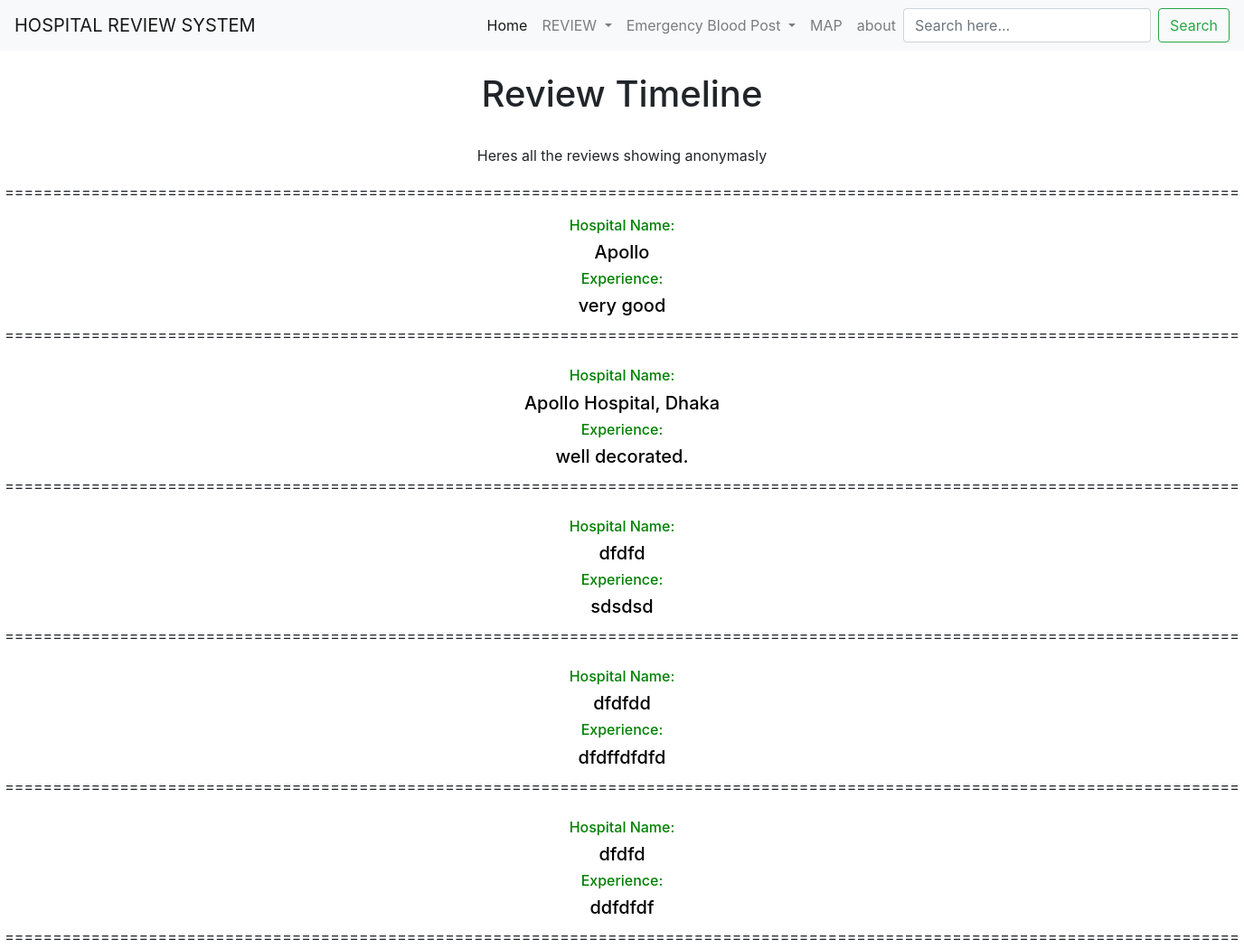
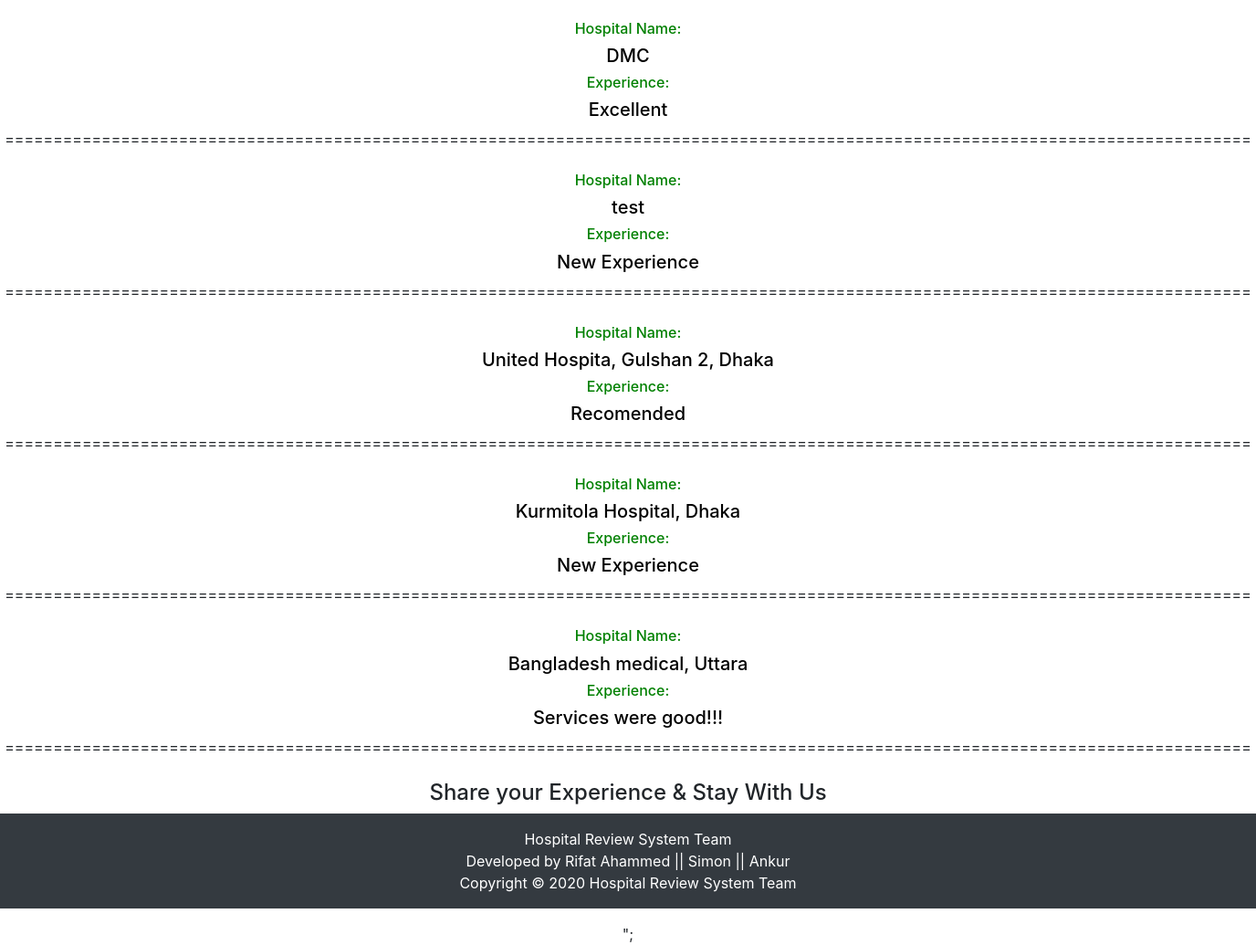
The app's page /reviewtimeline.php with its own data (2 pictures, top to bottom).
### tables this page shows
CREATE TABLE `notes` (
  `id` int(11) NOT NULL,
  `uid` int(11) NOT NULL,
  `title` varchar(255) NOT NULL,
  `note` mediumtext NOT NULL,
  `created_at` timestamp NOT NULL DEFAULT current_timestamp(),
  `updated_at` timestamp NOT NULL DEFAULT current_timestamp()
);

### reviewtimeline.php (the view, shortened to what this page needs)
<!DOCTYPE html>
<html>
<head>
  <link rel="stylesheet" href="https://maxcdn.bootstrapcdn.com/bootstrap/4.5.2/css/bootstrap.min.css">
  <link rel="stylesheet" type="text/css" href="css/style.css">
  </head>
<body>
<?php include 'menu.php'; ?>
  <center>
    <br>
    <h1>Review Timeline</h1>
    <br>
    <p>Heres all the reviews showing anonymasly</p>
    <p>=================================================================================================================================</p>
  <?php
  include_once 'dbh.php';
  $sql = "select* from notes;";
  $result = mysqli_query($conn,$sql);
  $resultcheck = mysqli_num_rows($result);
  if ($resultcheck > 0) {
    while ($row = mysqli_fetch_assoc($result)) {
      echo "<h6>Hospital Name:</h6><h5>".$row['title']."</h5>";
      echo "<h6>Experience:</h6><h5>".$row['note']."</h5>";
      echo "=================================================================================================================================";
      echo "<br>";
      echo "<br>";
    }
  }
  ?>
  <h4><marquee>Share your Experience & Stay With Us</marquee></h4>
<?php include 'footer.php'; ?>
</body>
</html>

### menu.php (shortened to what this page needs)
  <nav class="navbar navbar-expand-lg navbar-light bg-light">
  <a class="navbar-brand" href="index.php">HOSPITAL REVIEW SYSTEM</a>
  <div class="collapse navbar-collapse" id="navbarSupportedContent">
    <ul class="navbar-nav ml-auto">
      <li class="nav-item active">
        <a class="nav-link" href="index.php">Home <span class="sr-only">(current)</span></a>
      </li>
    <li class="nav-item dropdown">
        <a class="nav-link dropdown-toggle" href="#" id="navbarDropdown" role="button" data-toggle="dropdown" aria-haspopup="true" aria-expanded="false">
          REVIEW
        </a>
      </li>
	  <li class="nav-item dropdown">
        <a class="nav-link dropdown-toggle" href="#" id="navbarDropdown" role="button" data-toggle="dropdown" aria-haspopup="true" aria-expanded="false">
          Emergency Blood Post
        </a>
      </li>
      <li class="nav-item">
        <a class="nav-link" href="map.php">MAP</a>
      </li>
	  <li class="nav-item">
        <a class="nav-link" href="about.php">about</a>
      </li>
    </ul>
    <form class="form-inline my-2 my-lg-0">
      <input class="form-control mr-sm-2" type="search" placeholder="Search here..." aria-label="Search">
      <button class="btn btn-outline-success my-2 my-sm-0" type="submit">Search</button>
    </form>
  </div>
</nav>

### footer.php
<footer>
	<p class="p-3 bg-dark text-white text-center">Hospital Review System Team<br>Developed by Rifat Ahammed  || Simon || Ankur <br>Copyright &copy; 2020 Hospital Review System Team</p>";
</footer>

### css/style.css (style rules this page uses)
* { margin: 0; padding: 0; box-sizing:border-box; }

### reviewtimeline.php (style rules this page uses)
h6 { color: green; text-align: center; }
h5 { color:black; text-align: center; }

### records on screen
notes: title "Apollo", note "very good"
notes: title "Apollo Hospital, Dhaka", note "well decorated."
notes: title "dfdfd", note "sdsdsd"
notes: title "dfdfdd", note "dfdffdfdfd"
notes: title "dfdfd", note "ddfdfdf"
notes: title "DMC", note "Excellent"
notes: title "test", note "New Experience"
notes: title "United Hospita, Gulshan 2, Dhaka", note "Recomended"
notes: title "Kurmitola Hospital, Dhaka", note "New Experience"
notes: title "Bangladesh medical, Uttara", note "Services were good!!!"
